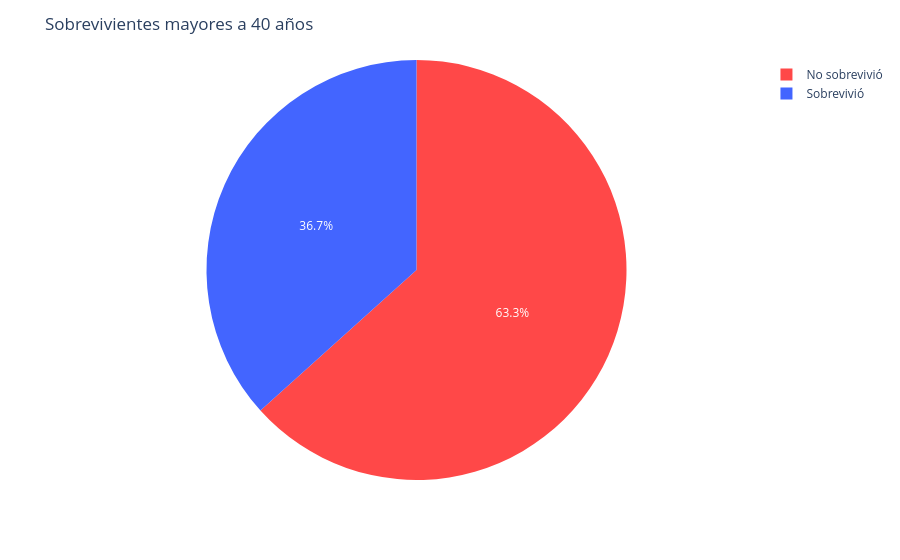

The notebook cell saved with this chart:
### Markdown cell above
3.6 Gráfico para sobrevivientes mayores a 40 años

### Code cell
fig_pie_sobrevivientes_mayores_40 = create_fig_pie__sobrevivientes(sobrevivientes_mayores_40)
conf_titulo_fig(fig_pie_sobrevivientes_mayores_40, 'Sobrevivientes mayores a 40 años')
guardar_fig(fig_pie_sobrevivientes_mayores_40, 'sobrevivientes_mayores_40')

fig_pie_sobrevivientes_mayores_40.show()

### Figure 1 — Plotly figure (JSON) as saved in the notebook; plotly's stock layout.template omitted (floating-point values rounded to 4 significant figures)
{"data": [{"customdata": [["No sobrevivió"], ["Sobrevivió"]], "domain": {"x": [0, 1], "y": [0, 1]}, "hovertemplate": "Sobreviviente=%{customdata[0]}<br>count=%{value}<extra></extra>", "labels": ["No sobrevivió", "Sobrevivió"], "legendgroup": "", "marker": {"colors": ["#ff4848", "#4365ff"]}, "name": "", "showlegend": true, "type": "pie", "values": [95, 55]}], "layout": {"legend": {"tracegroupgap": 0}, "margin": {"t": 60}, "title": {"text": "Sobrevivientes mayores a 40 años"}}}
